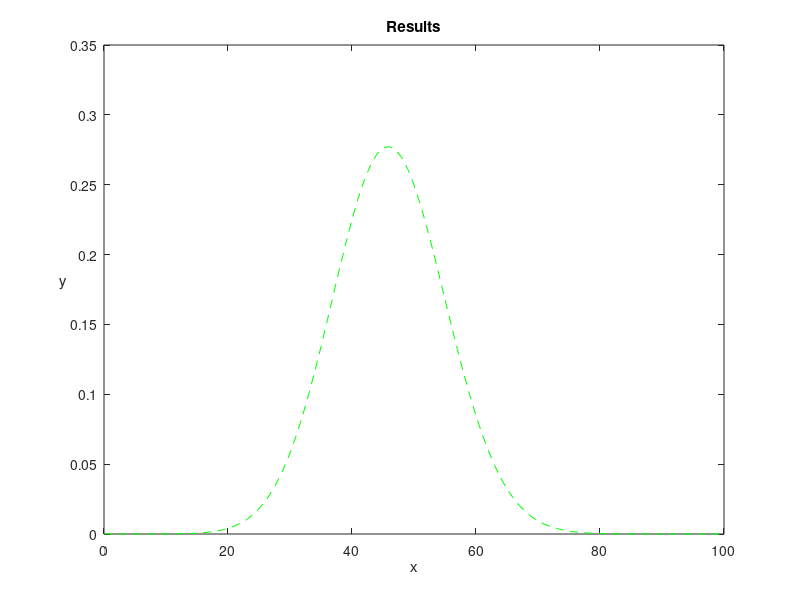

Recreate this plot in MATLAB. (Note: this script raises an error after producing the figure.)
clear all; clc; close all;
%% Initialization

% Hyperparameters
delta = 1;
theta = 15;
alpha = sind(theta);
beta = -delta/3*cosd(theta);

% Time
dt = 0.1;
time = 120; % time max
epoch_time = floor(time/dt);
time_step = 100; % graph changing every mod(i,time_step)==0

% Grid 1D
Nx = 101; % N-many elements in x vector
xmin = 0; xmax = 100; % boundary x vector
x = linspace(xmin,xmax,Nx); % Grid
dx = x(2) - x(1);

% Initial values
U = zeros(1,Nx);
for i = 1:Nx
    if x(i) >= 10 && x(i) <= 20
        U(i) = sin(0.1*pi*(x(i)-10));
    end
end

% History
hUfd = zeros(epoch_time,Nx);



%% Other solutions
% Numerical solution - Finite Difference Method
Ufd = U;
sa = dt*alpha/(2*dx);
sb = dt*beta/dx^2;

% A = eye([Nx,Nx]);
% for i = 2:Nx-1
%     for j = 2:Nx-1
%         if A(i,j) == 1
%             A(i,j) = 1 - 2*sb;
%             A(i,j-1) = -sa + sb;
%             A(i,j+1) = sa + sb;
%         end
%     end
% end

middle = (1 - 2*sb)*ones(1,Nx-2);
left = (-sa + sb)*ones(1,Nx-3);
right = (sa + sb)*ones(1,Nx-3);
A = diag(middle) + diag(left,-1) + diag(right,1);

t0fd = tic; % stopwatch start
for i = 1:epoch_time
    Ufd(1,2:Nx-1) = A\Ufd(1,2:Nx-1)';
%     Ufd(1) = 0; Ufd(end) = 0; % boundary conditions
    hUfd(i,:) = Ufd;
end
tfd = toc(t0fd); % stopwatch end



%% Results and Visualisations
% Visualisations
% Final result
figure(1);
plot(x,Ufd,'g--'); % Finite Difference solution
title("Results") ; xlabel ("x"); ylabel ("y","Rotation",0);

figure(2);
nexttile; surf(x,1:epoch_time,hUfd); shading interp; colorbar;
% view(0,90);